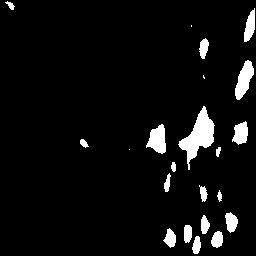
#> input picture get_blob_count_5/binarizedDefaultGuess.jpg, 256 x 256 px
$ python pixelCounter.py
#> lines starting #> are read from the running program, lines starting #| are printed output that depends on the picture; after the words box and inside, x2 and y2 are one past the last pixel; in counts of white or black regions, pixels touching at a corner belong together
"""
aim is to open binarized image as array then count amount of pixels at each body
blobs_detected is result of this
"""

import cv2
import numpy as np

# Load the binary image
image_path = 'binarizedDefaultGuess.jpg'
binary_image = cv2.imread(image_path, cv2.IMREAD_GRAYSCALE)
#> binary_image is the input picture: shape (256, 256); min 0, max 255, mean 14.2

# Ensure the image is binary
_, binary_image = cv2.threshold(binary_image, 127, 255, cv2.THRESH_BINARY)
#> binary_image: shape (256, 256); 5.6% white; 22 white regions (3 under 20 px), largest, box (x1, y1, x2, y2) and area: (178, 106, 215, 170) 944, (235, 60, 254, 100) 427, (146, 124, 166, 154) 390

# Find connected components (blobs)
num_labels, labels, stats, centroids = cv2.connectedComponentsWithStats(binary_image, connectivity=8)
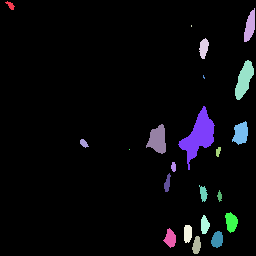
#> labels: shape (256, 256) int32; 23 distinct labels, from 0 to 22; one colour per label, 0 black
#> num_labels = 23; stats = 23 rows, first 6: [0, 0, 256, 256, 61884], [5, 1, 10, 9, 43], [244, 8, 11, 34, 238], [191, 25, 1, 2, 2], [199, 38, 10, 21, 140], [235, 60, 19, 40, 427]; centroids = 23 rows, first 8: [123.1, 126.5], [10.09, 4.98], [249.5, 26.01], [191, 25.5], [203.4, 47.67], [243.8, 79.34], [203.4, 76.6], [198.3, 135.6]

# Output results
for i in range(1, num_labels):  # Skip the background label 0
    x, y, w, h, area = stats[i]
    cx, cy = centroids[i]
    print(f"Blob {i}: Position (Centroid) = ({cx:.2f}, {cy:.2f}), Size (Area) = {area}")

    # Optionally, draw rectangles and centroids on the image for visualization
    cv2.rectangle(binary_image, (x, y), (x + w, y + h), (127), 2)
    cv2.circle(binary_image, (int(cx), int(cy)), 5, (127), -1)
#> this loop made 22 passes
#> (x, y, w, h, area, cx, cy) on passes 1, 2, 4, 5, 7, 8, 9, 10, 11, 13, 14, 15: (5, 1, 10, 9, 43, 10.09, 4.98), (244, 8, 11, 34, 238, 249.5, 26.01), (199, 38, 10, 21, 140, 203.4, 47.67), (235, 60, 19, 40, 427, 243.8, 79.34), (178, 106, 37, 64, 944, 198.3, 135.6), (232, 121, 16, 24, 266, 240.4, 132.9), (146, 124, 20, 30, 390, 157.3, 139.3), (80, 139, 9, 9, 48, 83.46, 142.9), (216, 147, 5, 10, 36, 217.8, 151.2), (171, 162, 5, 10, 40, 173.2, 166.5), (164, 173, 7, 19, 79, 167, 182.9), (199, 185, 9, 17, 89, 203, 193.1)
#| Blob 1: Position (Centroid) = (10.09, 4.98), Size (Area) = 43
#| Blob 2: Position (Centroid) = (249.50, 26.01), Size (Area) = 238
#| Blob 3: Position (Centroid) = (191.00, 25.50), Size (Area) = 2
#| Blob 4: Position (Centroid) = (203.39, 47.67), Size (Area) = 140
#| Blob 5: Position (Centroid) = (243.78, 79.34), Size (Area) = 427
#| Blob 6: Position (Centroid) = (203.40, 76.60), Size (Area) = 5
#| Blob 7: Position (Centroid) = (198.29, 135.61), Size (Area) = 944
#| Blob 8: Position (Centroid) = (240.40, 132.93), Size (Area) = 266
#> (further printed lines are left out)
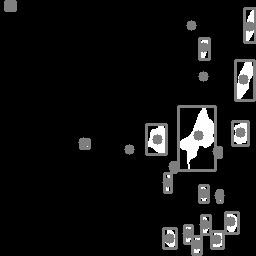
#> binary_image: shape (256, 256); min 0, max 255, mean 17.8

# Save the result image with drawn blobs
cv2.imwrite('blobs_detected.png', binary_image)
